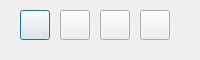
<?xml version="1.0" encoding="UTF-8"?>
<ui version="4.0">
 <class>web</class>
 <widget class="QDialog" name="web">
  <property name="geometry">
   <rect>
    <x>0</x>
    <y>0</y>
    <width>200</width>
    <height>60</height>
   </rect>
  </property>
  <property name="windowTitle">
   <string>Dialog</string>
  </property>
  <widget class="QPushButton" name="coursebtn">
   <property name="geometry">
    <rect>
     <x>20</x>
     <y>10</y>
     <width>30</width>
     <height>30</height>
    </rect>
   </property>
   <property name="whatsThis">
    <string/>
   </property>
   <property name="styleSheet">
    <string notr="true">QPushButton#coursebtn{
	
	border-image: url(:/img/web_Img/courses.png);
}</string>
   </property>
   <property name="text">
    <string/>
   </property>
  </widget>
  <widget class="QPushButton" name="netdiskbtn">
   <property name="geometry">
    <rect>
     <x>60</x>
     <y>10</y>
     <width>30</width>
     <height>30</height>
    </rect>
   </property>
   <property name="styleSheet">
    <string notr="true">QPushButton#netdiskbtn{
border-image: url(:/img/web_Img/netdisk.png);
}</string>
   </property>
   <property name="text">
    <string/>
   </property>
  </widget>
  <widget class="QPushButton" name="portalbtn">
   <property name="geometry">
    <rect>
     <x>100</x>
     <y>10</y>
     <width>30</width>
     <height>30</height>
    </rect>
   </property>
   <property name="styleSheet">
    <string notr="true">QPushButton#portalbtn{
border-image: url(:/img/web_Img/PKU_logo.png);
}</string>
   </property>
   <property name="text">
    <string/>
   </property>
  </widget>
  <widget class="QPushButton" name="treeholebtn">
   <property name="geometry">
    <rect>
     <x>140</x>
     <y>10</y>
     <width>30</width>
     <height>30</height>
    </rect>
   </property>
   <property name="styleSheet">
    <string notr="true">QPushButton#treeholebtn{
border-image: url(:/img/web_Img/treehole.png);
}</string>
   </property>
   <property name="text">
    <string/>
   </property>
  </widget>
 </widget>
 <resources/>
 <connections/>
</ui>
